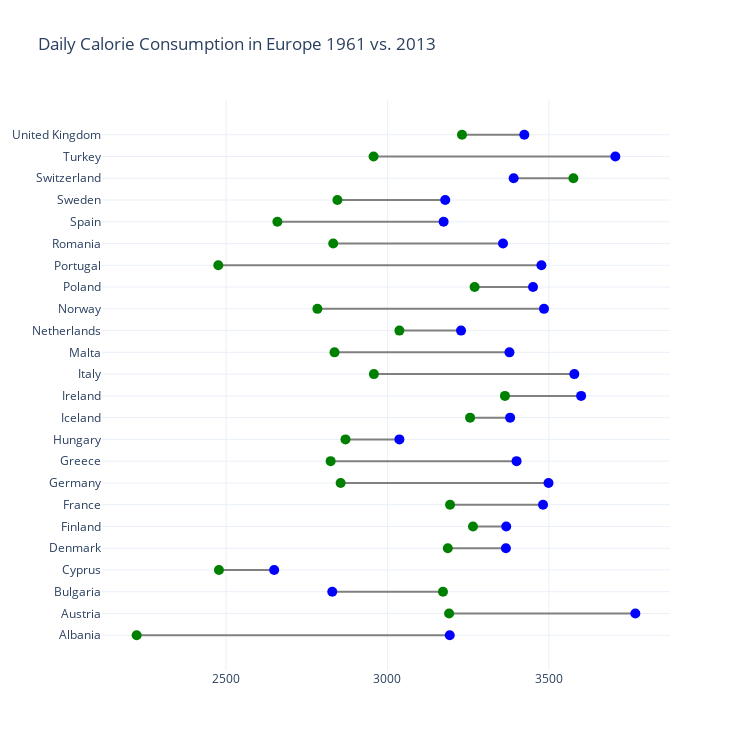

The notebook cell this image was saved under:
### Code cell
fig = go.Figure(
    data=[
        go.Scatter(
            x=plot_data["total"],
            y=plot_data["country"],
            mode="lines",
            marker=dict(
                color="grey",
            ),
        ),
        go.Scatter(
            x=plot_data["total"],
            y=plot_data["country"],
            mode="markers+text",
            marker=dict(
                color=plot_data["colors"],
                size=10,
            ),
            hovertemplate="""Country: %{y} <br> Daily Calorie Consumption: %{x} <br><extra></extra>""",
        ),
    ]
)

fig.update_layout(
    title="Daily Calorie Consumption in Europe 1961 vs. 2013",
    height=750,
    width=750,
    showlegend=False,
    template="plotly_white"
)

fig.show()

### Figure 1 — Plotly figure (JSON) as saved in the notebook; plotly's stock layout.template omitted (floating-point values rounded to 4 significant figures)
{"data": [{"marker": {"color": "grey"}, "mode": "lines", "type": "scatter", "x": [2223, 3193, null, 3191, 3768, null, 3172, 2829, null, 2478, 2649, null, 3187, 3367, null, 3265, 3368, null, 3194, 3482, null, 2855, 3499, null, 2824, 3400, null, 2870, 3037, null, 3256, 3380, null, 3364, 3600, null, 2958, 3579, null, 2836, 3378, null, 3037, 3228, null, 2783, 3485, null, 3270, 3451, null, 2476, 3477, null, 2832, 3358, null, 2659, 3174, null, 2845, 3179, null, 3576, 3391, null, 2957, 3706, null, 3231, 3424, null], "y": ["Albania", "Albania", null, "Austria", "Austria", null, "Bulgaria", "Bulgaria", null, "Cyprus", "Cyprus", null, "Denmark", "Denmark", null, "Finland", "Finland", null, "France", "France", null, "Germany", "Germany", null, "Greece", "Greece", null, "Hungary", "Hungary", null, "Iceland", "Iceland", null, "Ireland", "Ireland", null, "Italy", "Italy", null, "Malta", "Malta", null, "Netherlands", "Netherlands", null, "Norway", "Norway", null, "Poland", "Poland", null, "Portugal", "Portugal", null, "Romania", "Romania", null, "Spain", "Spain", null, "Sweden", "Sweden", null, "Switzerland", "Switzerland", null, "Turkey", "Turkey", null, "United Kingdom", "United Kingdom", null]}, {"hovertemplate": "Country: %{y} <br> Daily Calorie Consumption: %{x} <br><extra></extra>", "marker": {"color": ["green", "blue", "brown", "green", "blue", "brown", "green", "blue", "brown", "green", "blue", "brown", "green", "blue", "brown", "green", "blue", "brown", "green", "blue", "brown", "green", "blue", "brown", "green", "blue", "brown", "green", "blue", "brown", "green", "blue", "brown", "green", "blue", "brown", "green", "blue", "brown", "green", "blue", "brown", "green", "blue", "brown", "green", "blue", "brown", "green", "blue", "brown", "green", "blue", "brown", "green", "blue", "brown", "green", "blue", "brown", "green", "blue", "brown", "green", "blue", "brown", "green", "blue", "brown", "green", "blue", "brown"], "size": 10}, "mode": "markers+text", "type": "scatter", "x": [2223, 3193, null, 3191, 3768, null, 3172, 2829, null, 2478, 2649, null, 3187, 3367, null, 3265, 3368, null, 3194, 3482, null, 2855, 3499, null, 2824, 3400, null, 2870, 3037, null, 3256, 3380, null, 3364, 3600, null, 2958, 3579, null, 2836, 3378, null, 3037, 3228, null, 2783, 3485, null, 3270, 3451, null, 2476, 3477, null, 2832, 3358, null, 2659, 3174, null, 2845, 3179, null, 3576, 3391, null, 2957, 3706, null, 3231, 3424, null], "y": ["Albania", "Albania", null, "Austria", "Austria", null, "Bulgaria", "Bulgaria", null, "Cyprus", "Cyprus", null, "Denmark", "Denmark", null, "Finland", "Finland", null, "France", "France", null, "Germany", "Germany", null, "Greece", "Greece", null, "Hungary", "Hungary", null, "Iceland", "Iceland", null, "Ireland", "Ireland", null, "Italy", "Italy", null, "Malta", "Malta", null, "Netherlands", "Netherlands", null, "Norway", "Norway", null, "Poland", "Poland", null, "Portugal", "Portugal", null, "Romania", "Romania", null, "Spain", "Spain", null, "Sweden", "Sweden", null, "Switzerland", "Switzerland", null, "Turkey", "Turkey", null, "United Kingdom", "United Kingdom", null]}], "layout": {"height": 750, "showlegend": false, "title": {"text": "Daily Calorie Consumption in Europe 1961 vs. 2013"}, "width": 750, "xaxis": {"autorange": true, "range": [2115.0, 3876.0], "type": "linear"}, "yaxis": {"autorange": true, "range": [-1.597, 24.6], "type": "category"}}}
